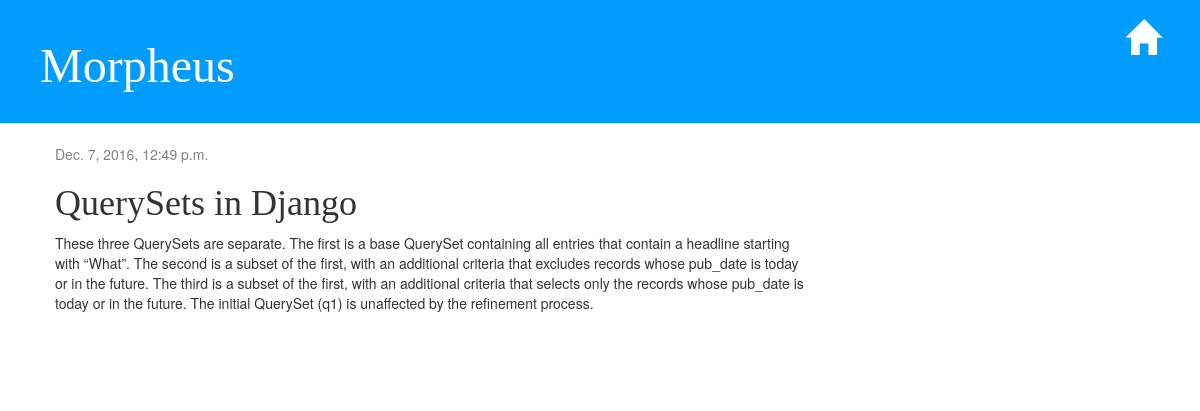
Screenshot of /post/11/ with the database file from the repository.
### blog/models.py (models this page shows, shortened)
class Post(models.Model):
    author = models.ForeignKey('auth.User')
    title = models.CharField(max_length=200)
    text = models.TextField()
    created_date = models.DateTimeField(
            default=timezone.now)
    published_date = models.DateTimeField(
            blank=True, null=True)
    post_topic = models.ForeignKey('Topic', on_delete = models.CASCADE)

### blog/views.py (the view)
# urls.py: url(r'^post/(?P<pk>\d+)/$', views.post_detail, name = 'post_detail'),
def post_detail(request, pk):
    post = get_object_or_404(Post, pk=pk)
    return render(request, 'blog/post_detail.html', {'post': post})

### blog/templates/blog/post_detail.html (shortened to what this page needs)
{%extends 'blog/base.html' %}
{% block content %}
    <div class= "post">
        {%if post.published_date %}
            <div class="date">
                {{ post.published_date }}
            </div>
        {% endif %}
        <h1> {{ post.title }}</h1>
        <p> {{post.text | linebreaksbr }}</p>
    </div>
{%endblock%}

### blog/static/css/blog.css (style rules this page uses)
h1, h2, h3, h4 { font-family: 'Georgia', serif; }
.date { color: #828282; }
.post { margin-bottom: 70px; }

### rows the page displays
Post: published_date "Dec. 7, 2016, 12:49 p.m.", title "QuerySets in Django", text "These three QuerySets are separate. The first is a base QuerySet containing all entries that contain a headline starting with “What”. The second is a subset of the first, with an additional criteria that excludes records whose pub_date is today or in the future. The third is a subset of the first, with an additional criteria that selects only the records whose pub_date is today or in the future. The initial QuerySet (q1) is unaffected by the refinement process."
